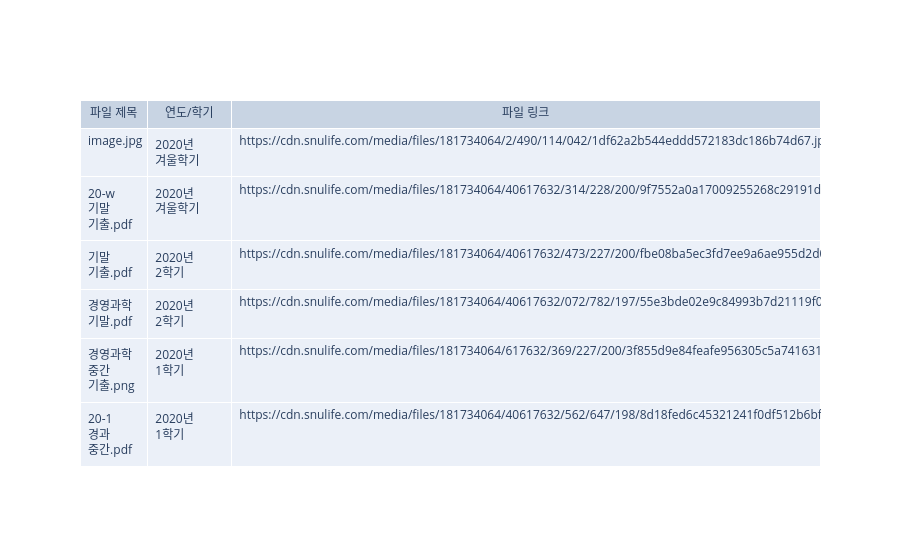

Write notebook code for a chart like this one.
### Code cell
header_values = ['파일 제목', '연도/학기', '파일 링크'] # column 제목 설정
ref_results1 = [list(x) for x in zip(*ref_results)]

fig = go.Figure()
fig.add_trace(
    go.Table(header=dict(values=header_values),
                cells=dict(values=ref_results1, align='left'),
                columnwidth=[80, 100, 700])
)
fig.show()

### Figure 1 — Plotly figure (JSON) as saved in the notebook; plotly's stock layout.template omitted (floating-point values rounded to 4 significant figures)
{"data": [{"cells": {"align": "left", "values": [["image.jpg", "20-w 기말 기출.pdf", "기말 기출.pdf", "경영과학 기말.pdf", "경영과학 중간 기출.png", "20-1 경과 중간.pdf"], ["2020년 겨울학기", "2020년 겨울학기", "2020년 2학기", "2020년 2학기", "2020년 1학기", "2020년 1학기"], ["https://cdn.snulife.com/media/files/181734064/2/490/114/042/1df62a2b544eddd572183dc186b74d67.jpg/image.jpg", "https://cdn.snulife.com/media/files/181734064/40617632/314/228/200/9f7552a0a17009255268c29191db68e8/20-w_%EA%B8%B0%EB%A7%90_%EA%B8%B0%EC%B6%9C.pdf", "https://cdn.snulife.com/media/files/181734064/40617632/473/227/200/fbe08ba5ec3fd7ee9a6ae955d2d06722/%EA%B8%B0%EB%A7%90_%EA%B8%B0%EC%B6%9C.pdf", "https://cdn.snulife.com/media/files/181734064/40617632/072/782/197/55e3bde02e9c84993b7d21119f03cbda/%EA%B2%BD%EC%98%81%EA%B3%BC%ED%95%99_%EA%B8%B0%EB%A7%90.pdf", "https://cdn.snulife.com/media/files/181734064/617632/369/227/200/3f855d9e84feafe956305c5a741631b6.png/%EA%B2%BD%EC%98%81%EA%B3%BC%ED%95%99_%EC%A4%91%EA%B0%84_%EA%B8%B0%EC%B6%9C.png", "https://cdn.snulife.com/media/files/181734064/40617632/562/647/198/8d18fed6c45321241f0df512b6bf3c3b/20-1_%EA%B2%BD%EA%B3%BC_%EC%A4%91%EA%B0%84.pdf"]]}, "columnwidth": [80, 100, 700], "header": {"values": ["파일 제목", "연도/학기", "파일 링크"]}, "type": "table"}], "layout": {}}
